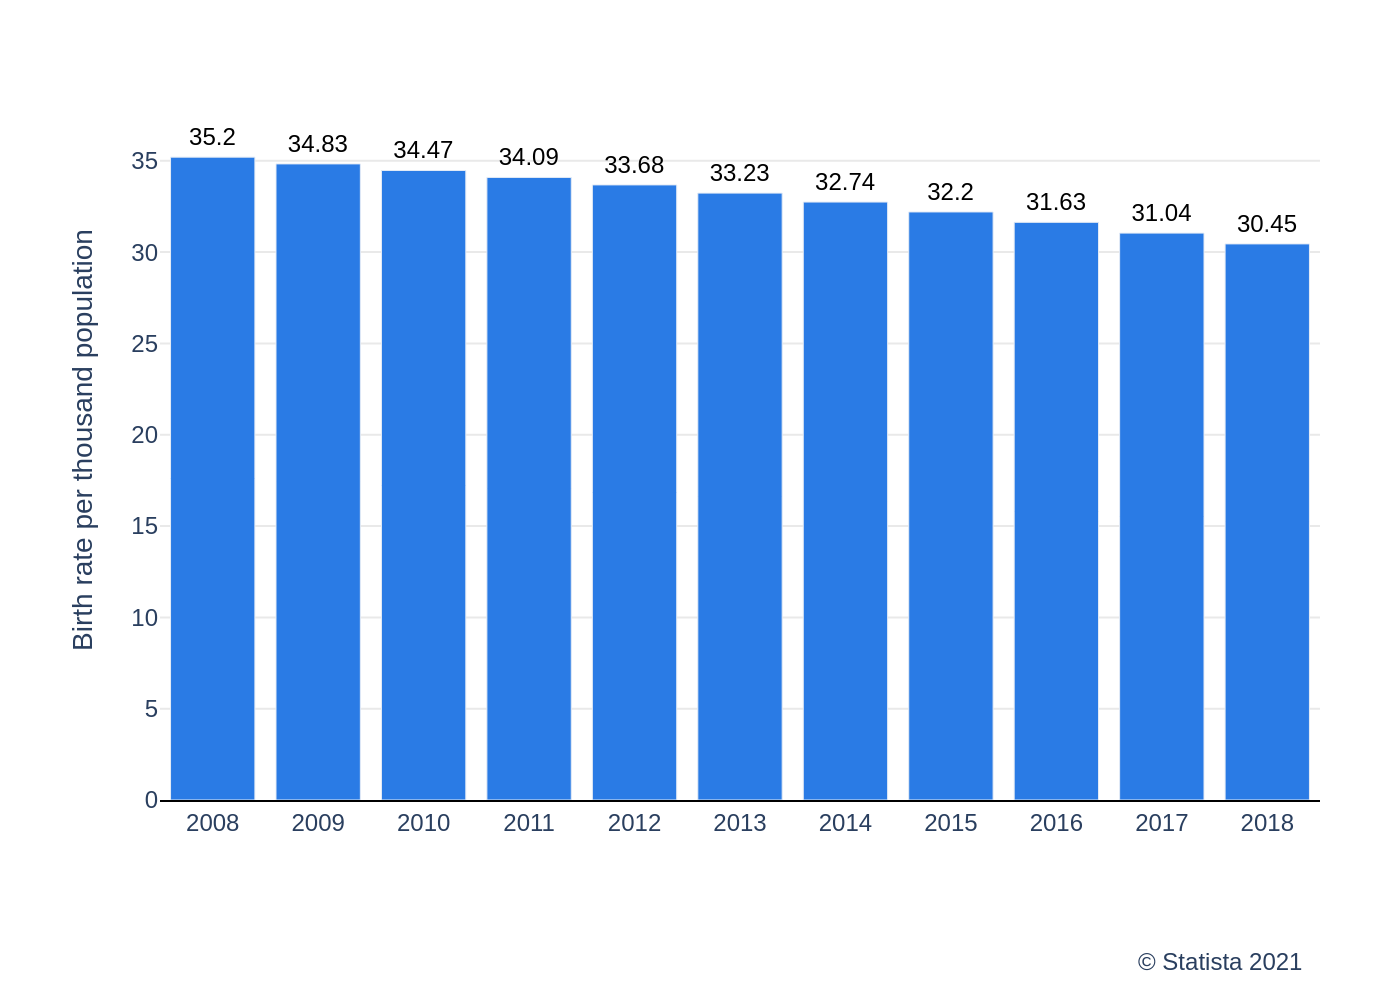

Generate this figure with Python:
import sys
import json
import os
import plotly.graph_objects as go

if len(sys.argv) != 2:
    print("Usage: python <script_name>.py <json_file_path>")
    sys.exit(1)

json_path = sys.argv[1]

try:
    with open(json_path, 'r', encoding='utf-8') as f:
        config = json.load(f)
except FileNotFoundError:
    print(f"Error: JSON file not found at {json_path}")
    sys.exit(1)
except json.JSONDecodeError:
    print(f"Error: Could not decode JSON from {json_path}")
    sys.exit(1)

chart_data = config['chart_data']
texts = config['texts']
colors = config['colors']

x_values = [item['x'] for item in chart_data]
y_values = [item['y'] for item in chart_data]

fig = go.Figure()

fig.add_trace(go.Bar(
    x=x_values,
    y=y_values,
    text=y_values,
    textposition='outside',
    marker_color=colors[0],
    cliponaxis=False,
    hoverinfo='none',
    textfont=dict(
        family="Arial",
        size=12,
        color='black'
    )
))

fig.update_layout(
    font=dict(family="Arial", size=12),
    plot_bgcolor='white',
    paper_bgcolor='white',
    showlegend=False,
    margin=dict(l=80, r=40, t=40, b=100),
    yaxis=dict(
        title=texts['y_axis_title'],
        showgrid=True,
        gridcolor='#e9e9e9',
        range=[0, max(y_values) * 1.12],
        tickvals=[0, 5, 10, 15, 20, 25, 30, 35],
        showline=False,
        zeroline=False
    ),
    xaxis=dict(
        title=texts['x_axis_title'],
        tickmode='array',
        tickvals=x_values,
        showgrid=False,
        showline=True,
        linecolor='black',
        linewidth=1,
        zeroline=False
    ),
    annotations=[
        dict(
            text=texts['source'],
            align='right',
            showarrow=False,
            xref='paper',
            yref='paper',
            x=0.99,
            y=-0.20,
            xanchor='right',
            yanchor='top'
        )
    ]
)

base_filename = os.path.splitext(os.path.basename(json_path))[0]
output_filename = f"{base_filename}.png"

fig.write_image(output_filename, scale=2)

print(f"Chart saved to {output_filename}")
